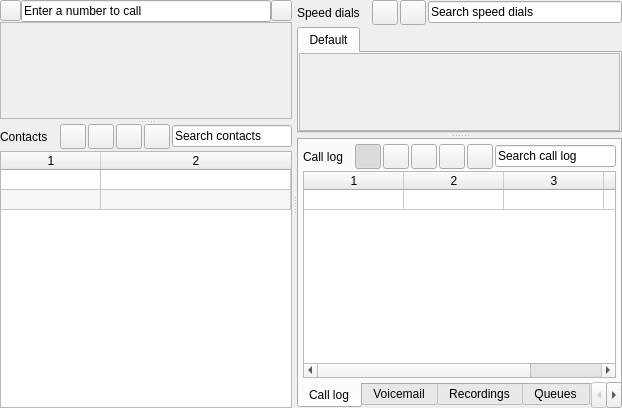
  <widget class="QSplitter" name="centerSplitter">
   <property name="geometry">
    <rect>
     <x>10</x>
     <y>100</y>
     <width>622</width>
     <height>408</height>
    </rect>
   </property>
   <property name="sizePolicy">
    <sizepolicy hsizetype="Expanding" vsizetype="Expanding">
     <horstretch>0</horstretch>
     <verstretch>0</verstretch>
    </sizepolicy>
   </property>
   <property name="orientation">
    <enum>Qt::Horizontal</enum>
   </property>
   <property name="handleWidth">
    <number>5</number>
   </property>
   <property name="childrenCollapsible">
    <bool>false</bool>
   </property>
   <widget class="QSplitter" name="leftSplitter">
    <property name="orientation">
     <enum>Qt::Vertical</enum>
    </property>
    <property name="handleWidth">
     <number>5</number>
    </property>
    <property name="childrenCollapsible">
     <bool>false</bool>
    </property>
    <widget class="QWidget" name="topLeftWidget" native="true">
     <property name="cursor">
      <cursorShape>ArrowCursor</cursorShape>
     </property>
     <layout class="QVBoxLayout" name="callsLayout">
      <property name="spacing">
       <number>0</number>
      </property>
      <property name="leftMargin">
       <number>0</number>
      </property>
      <property name="topMargin">
       <number>0</number>
      </property>
      <property name="rightMargin">
       <number>0</number>
      </property>
      <property name="bottomMargin">
       <number>0</number>
      </property>
      <item>
       <layout class="QHBoxLayout" name="quickCallHorizontalLayout">
        <property name="spacing">
         <number>0</number>
        </property>
        <item>
         <widget class="QToolButton" name="advancedCallButton">
          <property name="minimumSize">
           <size>
            <width>21</width>
            <height>21</height>
           </size>
          </property>
          <property name="maximumSize">
           <size>
            <width>21</width>
            <height>21</height>
           </size>
          </property>
          <property name="toolTip">
           <string>Advanced call</string>
          </property>
          <property name="icon">
           <iconset resource="mainresources.qrc">
            <normaloff>:/res/res/phone.png</normaloff>:/res/res/phone.png</iconset>
          </property>
         </widget>
        </item>
        <item>
         <widget class="QLineEdit" name="quickCallLineEdit">
          <property name="text">
           <string>Enter a number to call</string>
          </property>
         </widget>
        </item>
        <item>
         <widget class="QToolButton" name="quickCallButton">
          <property name="minimumSize">
           <size>
            <width>21</width>
            <height>21</height>
           </size>
          </property>
          <property name="maximumSize">
           <size>
            <width>21</width>
            <height>21</height>
           </size>
          </property>
          <property name="toolTip">
           <string>Quick call</string>
          </property>
          <property name="icon">
           <iconset resource="mainresources.qrc">
            <normaloff>:/res/res/call-start.png</normaloff>:/res/res/call-start.png</iconset>
          </property>
         </widget>
        </item>
       </layout>
      </item>
      <item>
       <widget class="QScrollArea" name="callsScrollArea">
        <property name="widgetResizable">
         <bool>true</bool>
        </property>
        <widget class="QWidget" name="callsScrollAreaWidgetContents">
         <property name="geometry">
          <rect>
           <x>0</x>
           <y>0</y>
           <width>291</width>
           <height>95</height>
          </rect>
         </property>
         <layout class="QVBoxLayout" name="activeCallsLayout">
          <property name="spacing">
           <number>4</number>
          </property>
          <property name="leftMargin">
           <number>0</number>
          </property>
          <property name="topMargin">
           <number>0</number>
          </property>
          <property name="rightMargin">
           <number>0</number>
          </property>
          <property name="bottomMargin">
           <number>0</number>
          </property>
          <item>
           <spacer name="callsSpacer">
            <property name="orientation">
             <enum>Qt::Vertical</enum>
            </property>
            <property name="sizeHint" stdset="0">
             <size>
              <width>20</width>
              <height>40</height>
             </size>
            </property>
           </spacer>
          </item>
         </layout>
        </widget>
       </widget>
      </item>
     </layout>
    </widget>
    <widget class="QWidget" name="bottomLeftWidget" native="true">
     <property name="minimumSize">
      <size>
       <width>0</width>
       <height>150</height>
      </size>
     </property>
     <property name="cursor">
      <cursorShape>ArrowCursor</cursorShape>
     </property>
     <layout class="QVBoxLayout" name="contactsLayout">
      <property name="spacing">
       <number>2</number>
      </property>
      <property name="leftMargin">
       <number>0</number>
      </property>
      <property name="topMargin">
       <number>0</number>
      </property>
      <property name="rightMargin">
       <number>0</number>
      </property>
      <property name="bottomMargin">
       <number>0</number>
      </property>
      <item>
       <layout class="QHBoxLayout" name="contactsTitleLayout">
        <property name="spacing">
         <number>2</number>
        </property>
        <item>
         <widget class="QLabel" name="contactsLabel">
          <property name="text">
           <string>Contacts</string>
          </property>
         </widget>
        </item>
        <item>
         <spacer name="contactsTitleSpacer">
          <property name="orientation">
           <enum>Qt::Horizontal</enum>
          </property>
          <property name="sizeType">
           <enum>QSizePolicy::Minimum</enum>
          </property>
          <property name="sizeHint" stdset="0">
           <size>
            <width>10</width>
            <height>20</height>
           </size>
          </property>
         </spacer>
        </item>
        <item>
         <widget class="QToolButton" name="callContactButton">
          <property name="minimumSize">
           <size>
            <width>26</width>
            <height>25</height>
           </size>
          </property>
          <property name="maximumSize">
           <size>
            <width>26</width>
            <height>25</height>
           </size>
          </property>
          <property name="focusPolicy">
           <enum>Qt::NoFocus</enum>
          </property>
          <property name="toolTip">
           <string>Call contact</string>
          </property>
          <property name="icon">
           <iconset resource="mainresources.qrc">
            <normaloff>:/res/res/call-start.png</normaloff>:/res/res/call-start.png</iconset>
          </property>
          <property name="iconSize">
           <size>
            <width>24</width>
            <height>16</height>
           </size>
          </property>
         </widget>
        </item>
        <item>
         <widget class="QToolButton" name="addContactButton">
          <property name="minimumSize">
           <size>
            <width>26</width>
            <height>25</height>
           </size>
          </property>
          <property name="maximumSize">
           <size>
            <width>26</width>
            <height>25</height>
           </size>
          </property>
          <property name="focusPolicy">
           <enum>Qt::NoFocus</enum>
          </property>
          <property name="toolTip">
           <string>Add contact</string>
          </property>
          <property name="icon">
           <iconset resource="mainresources.qrc">
            <normaloff>:/res/res/add.png</normaloff>:/res/res/add.png</iconset>
          </property>
          <property name="iconSize">
           <size>
            <width>24</width>
            <height>16</height>
           </size>
          </property>
         </widget>
        </item>
        <item>
         <widget class="QToolButton" name="editContactButton">
          <property name="minimumSize">
           <size>
            <width>26</width>
            <height>25</height>
           </size>
          </property>
          <property name="maximumSize">
           <size>
            <width>26</width>
            <height>25</height>
           </size>
          </property>
          <property name="focusPolicy">
           <enum>Qt::NoFocus</enum>
          </property>
          <property name="toolTip">
           <string>Edit contact</string>
          </property>
          <property name="icon">
           <iconset resource="mainresources.qrc">
            <normaloff>:/res/res/change.png</normaloff>:/res/res/change.png</iconset>
          </property>
          <property name="iconSize">
           <size>
            <width>24</width>
            <height>16</height>
           </size>
          </property>
         </widget>
        </item>
        <item>
         <widget class="QToolButton" name="removeContactButton">
          <property name="minimumSize">
           <size>
            <width>26</width>
            <height>25</height>
           </size>
          </property>
          <property name="maximumSize">
           <size>
            <width>26</width>
            <height>25</height>
           </size>
          </property>
          <property name="focusPolicy">
           <enum>Qt::NoFocus</enum>
          </property>
          <property name="toolTip">
           <string>Remove contact</string>
          </property>
          <property name="icon">
           <iconset resource="mainresources.qrc">
            <normaloff>:/res/res/remove.png</normaloff>:/res/res/remove.png</iconset>
          </property>
          <property name="iconSize">
           <size>
            <width>24</width>
            <height>16</height>
           </size>
          </property>
         </widget>
        </item>
        <item>
         <widget class="QLineEdit" name="contactsSearchLineEdit">
          <property name="text">
           <string>Search contacts</string>
          </property>
         </widget>
        </item>
       </layout>
      </item>
      <item>
       <widget class="QTableWidget" name="contactsTableWidget">
        <property name="editTriggers">
         <set>QAbstractItemView::NoEditTriggers</set>
        </property>
        <property name="tabKeyNavigation">
         <bool>false</bool>
        </property>
        <property name="alternatingRowColors">
         <bool>true</bool>
        </property>
        <property name="selectionBehavior">
         <enum>QAbstractItemView::SelectRows</enum>
        </property>
        <property name="sortingEnabled">
         <bool>true</bool>
        </property>
        <property name="wordWrap">
         <bool>false</bool>
        </property>
        <property name="cornerButtonEnabled">
         <bool>true</bool>
        </property>
        <property name="rowCount">
         <number>2</number>
        </property>
        <property name="columnCount">
         <number>2</number>
        </property>
        <attribute name="horizontalHeaderDefaultSectionSize">
         <number>100</number>
        </attribute>
        <attribute name="horizontalHeaderStretchLastSection">
         <bool>true</bool>
        </attribute>
        <attribute name="verticalHeaderVisible">
         <bool>false</bool>
        </attribute>
        <attribute name="verticalHeaderDefaultSectionSize">
         <number>20</number>
        </attribute>
        <row/>
        <row/>
        <column/>
        <column/>
       </widget>
      </item>
     </layout>
    </widget>
   </widget>
   <widget class="QSplitter" name="rightSplitter">
    <property name="orientation">
     <enum>Qt::Vertical</enum>
    </property>
    <property name="handleWidth">
     <number>5</number>
    </property>
    <property name="childrenCollapsible">
     <bool>false</bool>
    </property>
    <widget class="QWidget" name="topRightWidget" native="true">
     <property name="cursor">
      <cursorShape>ArrowCursor</cursorShape>
     </property>
     <layout class="QVBoxLayout" name="speedDialLayout">
      <property name="spacing">
       <number>2</number>
      </property>
      <property name="leftMargin">
       <number>0</number>
      </property>
      <property name="topMargin">
       <number>0</number>
      </property>
      <property name="rightMargin">
       <number>0</number>
      </property>
      <property name="bottomMargin">
       <number>0</number>
      </property>
      <item>
       <layout class="QHBoxLayout" name="speedDialTitleLayout">
        <property name="spacing">
         <number>2</number>
        </property>
        <item>
         <widget class="QLabel" name="speedDialLabel">
          <property name="text">
           <string>Speed dials</string>
          </property>
         </widget>
        </item>
        <item>
         <spacer name="speedDialTitleSpacer">
          <property name="orientation">
           <enum>Qt::Horizontal</enum>
          </property>
          <property name="sizeType">
           <enum>QSizePolicy::Minimum</enum>
          </property>
          <property name="sizeHint" stdset="0">
           <size>
            <width>10</width>
            <height>20</height>
           </size>
          </property>
         </spacer>
        </item>
        <item>
         <widget class="QToolButton" name="editSpeedDialsButton">
          <property name="minimumSize">
           <size>
            <width>26</width>
            <height>25</height>
           </size>
          </property>
          <property name="maximumSize">
           <size>
            <width>26</width>
            <height>25</height>
           </size>
          </property>
          <property name="focusPolicy">
           <enum>Qt::NoFocus</enum>
          </property>
          <property name="toolTip">
           <string>Edit speed dials</string>
          </property>
          <property name="icon">
           <iconset resource="mainresources.qrc">
            <normaloff>:/res/res/change.png</normaloff>:/res/res/change.png</iconset>
          </property>
          <property name="iconSize">
           <size>
            <width>24</width>
            <height>16</height>
           </size>
          </property>
         </widget>
        </item>
        <item>
         <widget class="QToolButton" name="speedDialSearchOptionsButton">
          <property name="minimumSize">
           <size>
            <width>26</width>
            <height>25</height>
           </size>
          </property>
          <property name="maximumSize">
           <size>
            <width>26</width>
            <height>25</height>
           </size>
          </property>
          <property name="focusPolicy">
           <enum>Qt::NoFocus</enum>
          </property>
          <property name="toolTip">
           <string>Search options</string>
          </property>
          <property name="icon">
           <iconset resource="mainresources.qrc">
            <normaloff>:/res/res/view.png</normaloff>:/res/res/view.png</iconset>
          </property>
          <property name="iconSize">
           <size>
            <width>24</width>
            <height>16</height>
           </size>
          </property>
         </widget>
        </item>
        <item>
         <widget class="QLineEdit" name="speedDialSearchLineEdit">
          <property name="text">
           <string>Search speed dials</string>
          </property>
         </widget>
        </item>
       </layout>
      </item>
      <item>
       <widget class="QTabWidget" name="speedDialsTabWidget">
        <property name="currentIndex">
         <number>0</number>
        </property>
        <widget class="QWidget" name="defaultSDTab">
         <attribute name="title">
          <string>Default</string>
         </attribute>
         <layout class="QHBoxLayout" name="defaultSDLayout">
          <property name="spacing">
           <number>0</number>
          </property>
          <property name="leftMargin">
           <number>0</number>
          </property>
          <property name="topMargin">
           <number>0</number>
          </property>
          <property name="rightMargin">
           <number>0</number>
          </property>
          <property name="bottomMargin">
           <number>0</number>
          </property>
          <item>
           <widget class="QScrollArea" name="defaultSDScrollArea">
            <property name="widgetResizable">
             <bool>true</bool>
            </property>
            <widget class="QWidget" name="scrollAreaWidgetContents">
             <property name="geometry">
              <rect>
               <x>0</x>
               <y>0</y>
               <width>316</width>
               <height>77</height>
              </rect>
             </property>
             <layout class="QGridLayout" name="gridLayout">
              <property name="leftMargin">
               <number>4</number>
              </property>
              <property name="topMargin">
               <number>4</number>
              </property>
              <property name="rightMargin">
               <number>4</number>
              </property>
              <property name="bottomMargin">
               <number>4</number>
              </property>
              <property name="spacing">
               <number>4</number>
              </property>
             </layout>
            </widget>
           </widget>
          </item>
         </layout>
        </widget>
       </widget>
      </item>
     </layout>
    </widget>
    <widget class="QWidget" name="bottomRightWidget" native="true">
     <property name="cursor">
      <cursorShape>ArrowCursor</cursorShape>
     </property>
     <layout class="QHBoxLayout" name="bottomRightLayout">
      <property name="leftMargin">
       <number>0</number>
      </property>
      <property name="topMargin">
       <number>0</number>
      </property>
      <property name="rightMargin">
       <number>0</number>
      </property>
      <property name="bottomMargin">
       <number>0</number>
      </property>
      <item>
       <widget class="QTabWidget" name="bottomRightTabWidget">
        <property name="tabPosition">
         <enum>QTabWidget::South</enum>
        </property>
        <property name="currentIndex">
         <number>0</number>
        </property>
        <property name="usesScrollButtons">
         <bool>true</bool>
        </property>
        <property name="movable">
         <bool>true</bool>
        </property>
        <widget class="QWidget" name="callLogTab">
         <attribute name="title">
          <string>Call log</string>
         </attribute>
         <layout class="QVBoxLayout" name="callLogLayout">
          <property name="spacing">
           <number>2</number>
          </property>
          <property name="leftMargin">
           <number>4</number>
          </property>
          <property name="topMargin">
           <number>4</number>
          </property>
          <property name="rightMargin">
           <number>4</number>
          </property>
          <property name="bottomMargin">
           <number>4</number>
          </property>
          <item>
           <layout class="QHBoxLayout" name="callLogTitleLayout">
            <property name="spacing">
             <number>2</number>
            </property>
            <item>
             <widget class="QLabel" name="callLogLabel">
              <property name="text">
               <string>Call log</string>
              </property>
             </widget>
            </item>
            <item>
             <spacer name="callLogTitleSpacer">
              <property name="orientation">
               <enum>Qt::Horizontal</enum>
              </property>
              <property name="sizeType">
               <enum>QSizePolicy::Minimum</enum>
              </property>
              <property name="sizeHint" stdset="0">
               <size>
                <width>10</width>
                <height>20</height>
               </size>
              </property>
             </spacer>
            </item>
            <item>
             <widget class="QToolButton" name="allCallsButton">
              <property name="minimumSize">
               <size>
                <width>26</width>
                <height>25</height>
               </size>
              </property>
              <property name="maximumSize">
               <size>
                <width>26</width>
                <height>25</height>
               </size>
              </property>
              <property name="focusPolicy">
               <enum>Qt::NoFocus</enum>
              </property>
              <property name="toolTip">
               <string>All</string>
              </property>
              <property name="icon">
               <iconset resource="mainresources.qrc">
                <normaloff>:/res/res/allcalls.png</normaloff>:/res/res/allcalls.png</iconset>
              </property>
              <property name="iconSize">
               <size>
                <width>24</width>
                <height>16</height>
               </size>
              </property>
              <property name="checkable">
               <bool>true</bool>
              </property>
              <property name="checked">
               <bool>true</bool>
              </property>
              <property name="autoExclusive">
               <bool>true</bool>
              </property>
             </widget>
            </item>
            <item>
             <widget class="QToolButton" name="missedCallsButton">
              <property name="minimumSize">
               <size>
                <width>26</width>
                <height>25</height>
               </size>
              </property>
              <property name="maximumSize">
               <size>
                <width>26</width>
                <height>25</height>
               </size>
              </property>
              <property name="focusPolicy">
               <enum>Qt::NoFocus</enum>
              </property>
              <property name="toolTip">
               <string>Missed</string>
              </property>
              <property name="icon">
               <iconset resource="mainresources.qrc">
                <normaloff>:/res/res/missed.png</normaloff>:/res/res/missed.png</iconset>
              </property>
              <property name="iconSize">
               <size>
                <width>24</width>
                <height>16</height>
               </size>
              </property>
              <property name="checkable">
               <bool>true</bool>
              </property>
              <property name="autoExclusive">
               <bool>true</bool>
              </property>
             </widget>
            </item>
            <item>
             <widget class="QToolButton" name="acceptedCallsButton">
              <property name="minimumSize">
               <size>
                <width>26</width>
                <height>25</height>
               </size>
              </property>
              <property name="maximumSize">
               <size>
                <width>26</width>
                <height>25</height>
               </size>
              </property>
              <property name="focusPolicy">
               <enum>Qt::NoFocus</enum>
              </property>
              <property name="toolTip">
               <string>Accepted</string>
              </property>
              <property name="icon">
               <iconset resource="mainresources.qrc">
                <normaloff>:/res/res/accepted.png</normaloff>:/res/res/accepted.png</iconset>
              </property>
              <property name="iconSize">
               <size>
                <width>24</width>
                <height>16</height>
               </size>
              </property>
              <property name="checkable">
               <bool>true</bool>
              </property>
              <property name="autoExclusive">
               <bool>true</bool>
              </property>
             </widget>
            </item>
            <item>
             <widget class="QToolButton" name="unansweredCallsButton">
              <property name="minimumSize">
               <size>
                <width>26</width>
                <height>25</height>
               </size>
              </property>
              <property name="maximumSize">
               <size>
                <width>26</width>
                <height>25</height>
               </size>
              </property>
              <property name="focusPolicy">
               <enum>Qt::NoFocus</enum>
              </property>
              <property name="toolTip">
               <string>Outgoing unanswered</string>
              </property>
              <property name="icon">
               <iconset resource="mainresources.qrc">
                <normaloff>:/res/res/unanswered.png</normaloff>:/res/res/unanswered.png</iconset>
              </property>
              <property name="iconSize">
               <size>
                <width>24</width>
                <height>16</height>
               </size>
              </property>
              <property name="checkable">
               <bool>true</bool>
              </property>
              <property name="autoExclusive">
               <bool>true</bool>
              </property>
             </widget>
            </item>
            <item>
             <widget class="QToolButton" name="answeredCallsButton">
              <property name="minimumSize">
               <size>
                <width>26</width>
                <height>25</height>
               </size>
              </property>
              <property name="maximumSize">
               <size>
                <width>26</width>
                <height>25</height>
               </size>
              </property>
              <property name="focusPolicy">
               <enum>Qt::NoFocus</enum>
              </property>
              <property name="toolTip">
               <string>Outgoing answered</string>
              </property>
              <property name="icon">
               <iconset resource="mainresources.qrc">
                <normaloff>:/res/res/answered.png</normaloff>:/res/res/answered.png</iconset>
              </property>
              <property name="iconSize">
               <size>
                <width>24</width>
                <height>16</height>
               </size>
              </property>
              <property name="checkable">
               <bool>true</bool>
              </property>
              <property name="autoExclusive">
               <bool>true</bool>
              </property>
             </widget>
            </item>
            <item>
             <widget class="QLineEdit" name="callLogSearchLineEdit">
              <property name="text">
               <string>Search call log</string>
              </property>
             </widget>
            </item>
           </layout>
          </item>
          <item>
           <widget class="QTableWidget" name="callLogTableWidget">
            <property name="editTriggers">
             <set>QAbstractItemView::NoEditTriggers</set>
            </property>
            <property name="tabKeyNavigation">
             <bool>false</bool>
            </property>
            <property name="alternatingRowColors">
             <bool>true</bool>
            </property>
            <property name="selectionBehavior">
             <enum>QAbstractItemView::SelectRows</enum>
            </property>
            <property name="sortingEnabled">
             <bool>true</bool>
            </property>
            <property name="wordWrap">
             <bool>false</bool>
            </property>
            <property name="cornerButtonEnabled">
             <bool>true</bool>
            </property>
            <property name="rowCount">
             <number>1</number>
            </property>
            <property name="columnCount">
             <number>4</number>
            </property>
            <attribute name="horizontalHeaderDefaultSectionSize">
             <number>100</number>
            </attribute>
            <attribute name="horizontalHeaderStretchLastSection">
             <bool>true</bool>
            </attribute>
            <attribute name="verticalHeaderVisible">
             <bool>false</bool>
            </attribute>
            <attribute name="verticalHeaderDefaultSectionSize">
             <number>20</number>
            </attribute>
            <row/>
            <column/>
            <column/>
            <column/>
            <column/>
           </widget>
          </item>
         </layout>
        </widget>
        <widget class="QWidget" name="voicemailTab">
         <attribute name="title">
          <string>Voicemail</string>
         </attribute>
        </widget>
        <widget class="QWidget" name="recordingsTab">
         <attribute name="title">
          <string>Recordings</string>
         </attribute>
        </widget>
        <widget class="QWidget" name="queuesTab">
         <attribute name="title">
          <string>Queues</string>
         </attribute>
        </widget>
        <widget class="QWidget" name="accountCodesTab">
         <attribute name="title">
          <string>Account codes</string>
         </attribute>
        </widget>
        <widget class="QWidget" name="callStatusTab">
         <attribute name="title">
          <string>Call status</string>
         </attribute>
        </widget>
       </widget>
      </item>
     </layout>
    </widget>
   </widget>
  </widget>
